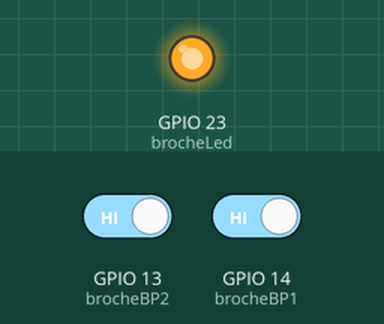
The program below on a simulated ESP32. Parts: output pins drawn as LEDs (lit = HIGH). Inputs (shaded band) come from the test bench; at power-on: GPIO 13 (brocheBP2) HIGH, GPIO 14 (brocheBP1) HIGH.

Above: at 1.2 s.
1.3 s: GPIO 13 (brocheBP2) driven LOW and GPIO 14 (brocheBP1) driven LOW
At 2.1 s:
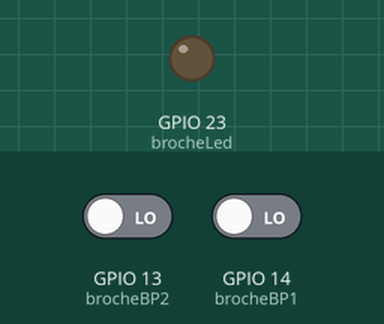
2.8 s: GPIO 13 (brocheBP2) driven HIGH
At 3.2 s:
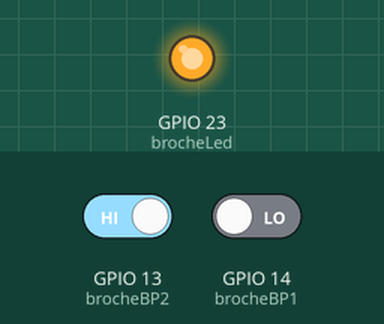
4.3 s: GPIO 13 (brocheBP2) driven LOW
At 5.5 s:
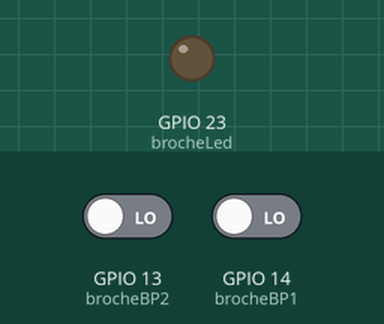
Timing chart, 0 to 7.3 s (numbered marks = the images above; inputs shaded):
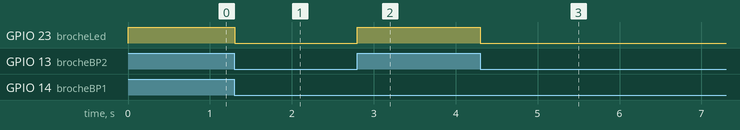

The program:

main.cpp
```cpp
/* Programme d'alarme 04/10/2024 */

#include <Arduino.h>

int brocheBP1=14;
int brocheBP2=13;
int brocheLed=23;
bool etatAlarme, etatBP1, etatBP2;


void setup() {
  Serial.begin(115200);   // initialisation de la communication USB a la vitesse de 115200 bauds
  pinMode(brocheBP1, INPUT_PULLUP);
  pinMode(brocheBP2, INPUT_PULLUP);
  pinMode(brocheLed, OUTPUT);   // la broche de la led est déclarée comme une sortie

}

void loop() {
  etatBP1=digitalRead(brocheBP1);   // inverse car l'entrée est en PULL-UP
  etatBP2=digitalRead(brocheBP2);
  etatAlarme=etatBP1||etatBP2;    // l'alarme s'active si un des deux boutons est activé, fonction "OU"
  digitalWrite(brocheLed,etatAlarme);

}
```

Measured:
- after the input at 1.3 s, GPIO 23 (brocheLed): HIGH → LOW at once
- after the input at 2.8 s, GPIO 23 (brocheLed): LOW → HIGH at once
- after the input at 4.3 s, GPIO 23 (brocheLed): HIGH → LOW at once
